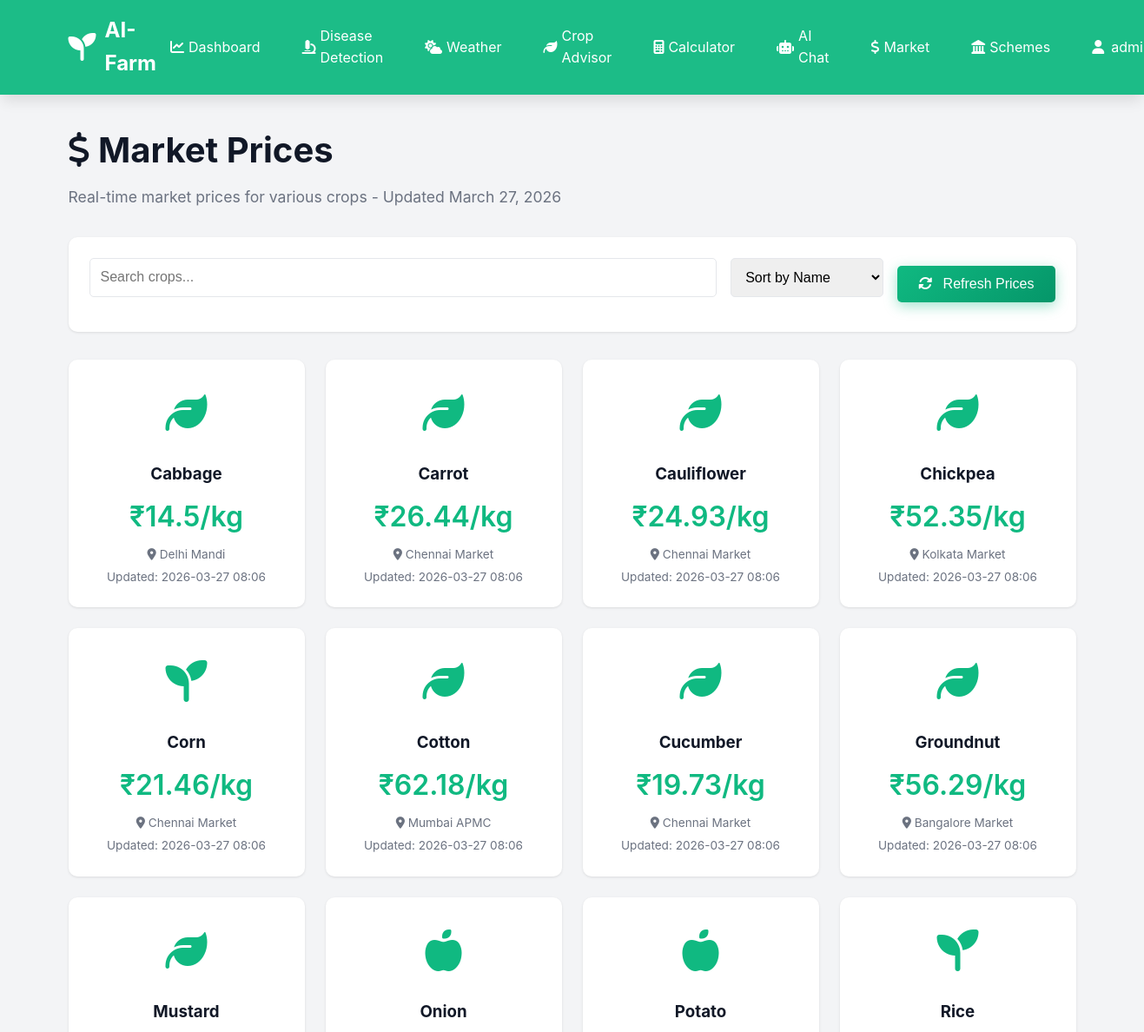
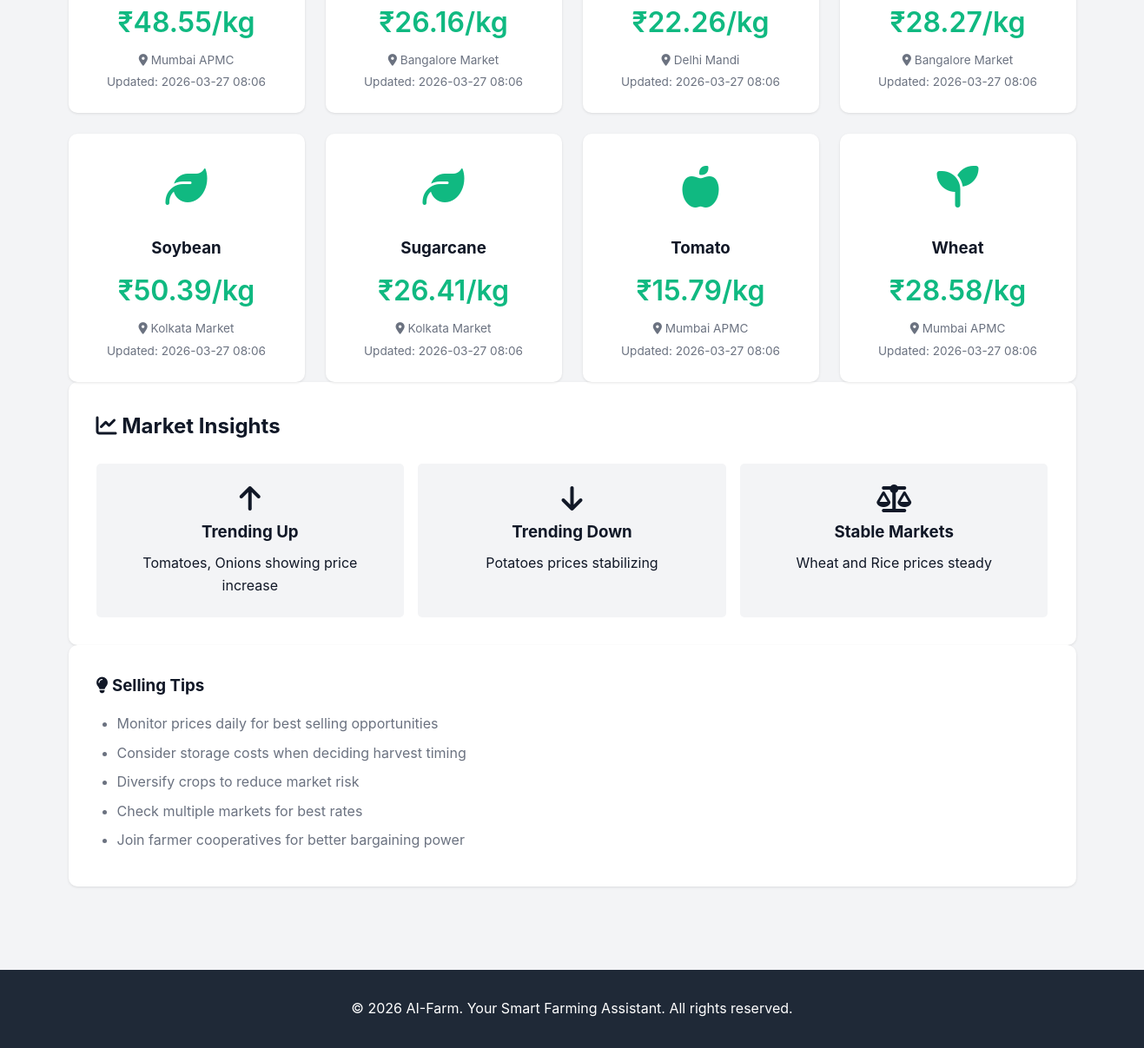
Page /market-prices (signed in) on the committed database (2 pictures, top to bottom).
### tables this page shows
CREATE TABLE market_prices
                 (id INTEGER PRIMARY KEY AUTOINCREMENT,
                  crop_name TEXT,
                  price_per_kg REAL,
                  market_location TEXT,
                  updated_at TIMESTAMP DEFAULT CURRENT_TIMESTAMP);

### app.py (the view)
@app.route('/market-prices')
@login_required
def market_prices():
    conn = sqlite3.connect('aifarm.db')
    conn.row_factory = sqlite3.Row
    c = conn.cursor()
    c.execute('SELECT COUNT(*) as count FROM market_prices')
    count = c.fetchone()['count']
    needs_update = False
    if count == 0:
        needs_update = True
    else:
        c.execute('SELECT updated_at FROM market_prices ORDER BY updated_at DESC LIMIT 1')
        last_update = c.fetchone()
        if last_update:
            from datetime import datetime, timedelta
            last_update_time = datetime.strptime(last_update['updated_at'], '%Y-%m-%d %H:%M:%S')
            if datetime.now() - last_update_time > timedelta(hours=24):
                needs_update = True
    if needs_update:
        conn.close()
        add_sample_market_prices()
        conn = sqlite3.connect('aifarm.db')
        conn.row_factory = sqlite3.Row
        c = conn.cursor()
    c.execute('SELECT * FROM market_prices ORDER BY crop_name')
    prices = c.fetchall()
    from datetime import datetime
    today_date = datetime.now().strftime('%B %d, %Y')
    conn.close()
    return render_template('market_prices.html', prices=prices, today_date=today_date)

### app.py (called while the page is built)
def login_required(f):
    @wraps(f)
    def decorated_function(*args, **kwargs):
        if 'user_id' not in session:
            flash('Please log in to access this page.', 'warning')
            return redirect(url_for('login'))
        return f(*args, **kwargs)
    return decorated_function

### templates/market_prices.html (shortened to what this page needs)
{% extends "base.html" %}
{% block content %}
<div class="page-container">
    <div class="container">
        <div class="page-header">
            <h1><i class="fas fa-dollar-sign"></i> Market Prices</h1>
            <p>Real-time market prices for various crops - Updated {{ today_date }}</p>
        </div>
        <div class="market-toolbar">
            <div class="market-filters">
                <input type="text" id="searchCrop" placeholder="Search crops..." class="search-input">
                <select id="sortBy" class="sort-select">
                    <option value="name">Sort by Name</option>
                </select>
            </div>
            <form method="POST" action="{{ url_for('refresh_market_prices') }}" style="display: inline;">
                <button type="submit" class="btn btn-primary">
                    <i class="fas fa-sync-alt"></i> Refresh Prices
                </button>
            </form>
        </div>
            <div class="prices-grid" id="pricesGrid">
                {% for price in prices %}
                <div class="price-card" data-crop="{{ price.crop_name|lower }}">
                    <div class="crop-icon">
                        {% if price.crop_name in ['Wheat', 'Rice', 'Corn'] %}
                            <i class="fas fa-seedling"></i>
                        {% elif price.crop_name in ['Tomato', 'Potato', 'Onion'] %}
                            <i class="fas fa-apple-alt"></i>
                        {% else %}
                            <i class="fas fa-leaf"></i>
                        {% endif %}
                    </div>
                    <h3>{{ price.crop_name }}</h3>
                    <div class="price">₹{{ price.price_per_kg }}/kg</div>
                    <div class="market-location">
                        <i class="fas fa-map-marker-alt"></i> {{ price.market_location }}
                    </div>
                    <div class="update-time">
                        Updated: {{ price.updated_at[:16] }}
                    </div>
                </div>
                {% endfor %}
            </div>
            <div class="market-insights">
                <h2><i class="fas fa-chart-line"></i> Market Insights</h2>
                <div class="insights-grid">
                    <div class="insight-card">
                        <i class="fas fa-arrow-up"></i>
                        <h3>Trending Up</h3>
                        <p>Tomatoes, Onions showing price increase</p>
                    </div>
                    <div class="insight-card">
                        <i class="fas fa-arrow-down"></i>
                        <h3>Trending Down</h3>
                        <p>Potatoes prices stabilizing</p>
                    </div>
                    <div class="insight-card">
                        <i class="fas fa-balance-scale"></i>
                        <h3>Stable Markets</h3>
                        <p>Wheat and Rice prices steady</p>
                    </div>
                </div>
            </div>
            <div class="market-tips">
                <h3><i class="fas fa-lightbulb"></i> Selling Tips</h3>
                <ul>
                    <li>Monitor prices daily for best selling opportunities</li>
                    <li>Consider storage costs when deciding harvest timing</li>
                    <li>Diversify crops to reduce market risk</li>
                    <li>Check multiple markets for best rates</li>
                    <li>Join farmer cooperatives for better bargaining power</li>
                </ul>
            </div>
        </div>
    </div>
{% endblock %}

### static/css/style.css (style rules this page uses)
* { margin: 0; padding: 0; box-sizing: border-box; }
:root { --primary-color: #10B981; --primary-dark: #059669; --primary-light: #34D399; --secondary-color: #3B82F6; --danger-color: #EF4444; --warning-color: #F59E0B; --success-color: #10B981; --dark: #1F2937; --light: #F3F4F6; --white: #FFFFFF; --text-dark: #111827; --text-light: #6B7280; --border-color: #E5E7EB; --shadow: 0 1px 3px 0 rgba(0, 0, 0, 0.1); --shadow-lg: 0 10px 15px -3px rgba(0, 0, 0, 0.1); }
body { font-family: -apple-system, BlinkMacSystemFont, 'Segoe UI', Roboto, 'Helvetica Neue', Arial, sans-serif; line-height: 1.6; color: var(--text-dark); background-color: var(--light); }
.container { max-width: 1200px; margin: 0 auto; padding: 0 20px; }
.btn { display: inline-block; padding: 0.75rem 1.5rem; border-radius: 5px; text-decoration: none; border: none; cursor: pointer; font-size: 1rem; transition: all 0.3s; font-weight: 500; }
.btn-primary { background: var(--primary-color); color: var(--white); }
.page-header { margin-bottom: 2rem; }
.page-header h1 { font-size: 2.5rem; color: var(--text-dark); margin-bottom: 0.5rem; }
.page-header p { color: var(--text-light); font-size: 1.1rem; }
.page-container { padding: 2rem 0; min-height: calc(100vh - 200px); }
.market-filters { display: flex; gap: 1rem; margin-bottom: 1rem; }
.search-input, .sort-select, .filter-select { padding: 0.75rem; border: 1px solid var(--border-color); border-radius: 5px; font-size: 1rem; }
.search-input { flex: 1; }
.prices-grid { display: grid; grid-template-columns: repeat(auto-fit, minmax(250px, 1fr)); gap: 1.5rem; }
.price-card { background: var(--white); padding: 1.5rem; border-radius: 10px; box-shadow: var(--shadow); text-align: center; transition: transform 0.3s; }
.crop-icon { font-size: 3rem; color: var(--primary-color); margin-bottom: 1rem; }
.price-card h3 { margin-bottom: 0.5rem; }
.price { font-size: 2rem; font-weight: 600; color: var(--primary-color); margin-bottom: 0.5rem; }
.market-location, .update-time { font-size: 0.85rem; color: var(--text-light); margin-top: 0.25rem; }
.market-insights { background: var(--white); padding: 2rem; border-radius: 10px; box-shadow: var(--shadow); }
.market-insights h2 { margin-bottom: 1.5rem; }
.insights-grid { display: grid; grid-template-columns: repeat(auto-fit, minmax(250px, 1fr)); gap: 1rem; }
.insight-card { background: var(--light); padding: 1.5rem; border-radius: 5px; text-align: center; }
.insight-card i { font-size: 2rem; margin-bottom: 0.5rem; }
.insight-card h3 { margin-bottom: 0.5rem; }
.market-tips { background: var(--white); padding: 2rem; border-radius: 10px; box-shadow: var(--shadow); }
.market-tips h3 { margin-bottom: 1rem; }
.market-tips ul { padding-left: 1.5rem; }
.market-tips li { margin-bottom: 0.5rem; color: var(--text-light); }
button, .btn, a, input, select, textarea { transition: all 0.3s cubic-bezier(0.4, 0, 0.2, 1); }
.btn-primary { background: linear-gradient(135deg, var(--primary-color), var(--primary-dark)); box-shadow: 0 4px 15px rgba(16, 185, 129, 0.4); }
.page-container { animation: fadeIn 0.5s ease-in; }
html { scroll-behavior: smooth; }
.market-toolbar { background: var(--white); padding: 1.5rem; border-radius: 10px; box-shadow: var(--shadow); margin-bottom: 2rem; display: flex; justify-content: space-between; align-items: center; gap: 1rem; flex-wrap: wrap; }
.market-filters { display: flex; gap: 1rem; flex: 1; }
.market-toolbar .btn-primary { white-space: nowrap; }
.market-toolbar .btn-primary i { margin-right: 0.5rem; }

### rows in the picture
market_prices: crop_name "Cabbage", price_per_kg "14.5", market_location "Delhi Mandi", updated_at "2026-03-27 08:06"
market_prices: crop_name "Carrot", price_per_kg "26.44", market_location "Chennai Market", updated_at "2026-03-27 08:06"
market_prices: crop_name "Cauliflower", price_per_kg "24.93", market_location "Chennai Market", updated_at "2026-03-27 08:06"
market_prices: crop_name "Chickpea", price_per_kg "52.35", market_location "Kolkata Market", updated_at "2026-03-27 08:06"
market_prices: crop_name "Corn", price_per_kg "21.46", market_location "Chennai Market", updated_at "2026-03-27 08:06"
market_prices: crop_name "Cotton", price_per_kg "62.18", market_location "Mumbai APMC", updated_at "2026-03-27 08:06"
market_prices: crop_name "Cucumber", price_per_kg "19.73", market_location "Chennai Market", updated_at "2026-03-27 08:06"
market_prices: crop_name "Groundnut", price_per_kg "56.29", market_location "Bangalore Market", updated_at "2026-03-27 08:06"
market_prices: crop_name "Mustard", price_per_kg "48.55", market_location "Mumbai APMC", updated_at "2026-03-27 08:06"
market_prices: crop_name "Onion", price_per_kg "26.16", market_location "Bangalore Market", updated_at "2026-03-27 08:06"
market_prices: crop_name "Potato", price_per_kg "22.26", market_location "Delhi Mandi", updated_at "2026-03-27 08:06"
market_prices: crop_name "Rice", price_per_kg "28.27", market_location "Bangalore Market", updated_at "2026-03-27 08:06"
market_prices: crop_name "Soybean", price_per_kg "50.39", market_location "Kolkata Market", updated_at "2026-03-27 08:06"
market_prices: crop_name "Sugarcane", price_per_kg "26.41", market_location "Kolkata Market", updated_at "2026-03-27 08:06"
market_prices: crop_name "Tomato", price_per_kg "15.79", market_location "Mumbai APMC", updated_at "2026-03-27 08:06"
market_prices: crop_name "Wheat", price_per_kg "28.58", market_location "Mumbai APMC", updated_at "2026-03-27 08:06"
